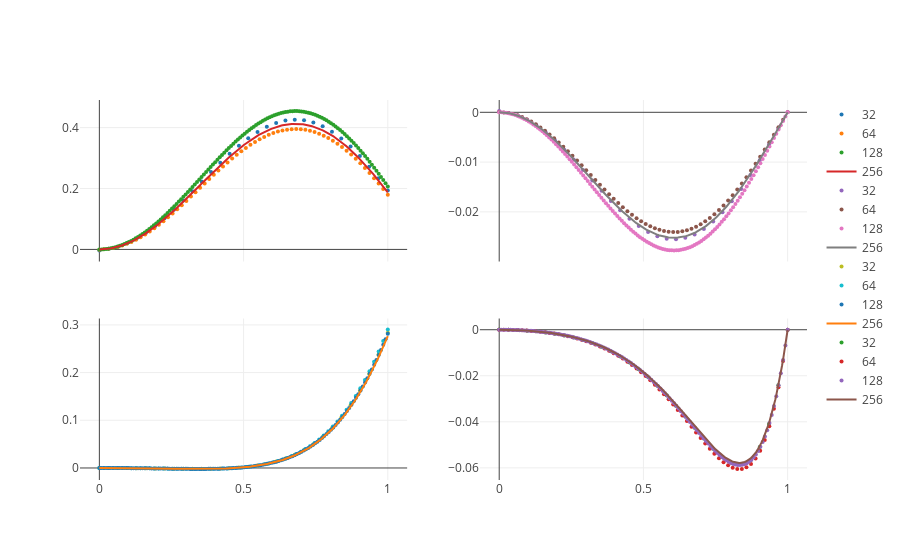

Notebook cell for this chart:
### Code cell
num_of_modes = 2
fig = plotly.subplots.make_subplots(rows=num_of_modes, cols=2,shared_xaxes='columns')
fig.update_layout(template=mode_template)
y_str = ['p_no_phase[Re]', 'p_no_phase[Im]']

for i in range(num_of_modes):
    for j in range(2):
        fig.add_trace(
            go.Scatter(
                x = mode_data_32[i]['Rad'],
                y = mode_data_32[i][y_str[j]],
                mode='markers',
                name = '32',
            ),
            row = i+1, col = j+1,

        )
        
        fig.add_trace(
            go.Scatter(
                x = mode_data_64[i]['Rad'],
                y = mode_data_64[i][y_str[j]],
                mode='markers', 
                name = '64',
            ),
            row = i+1, col = j+1,
        )
        fig.add_trace(
            go.Scatter(
                x    = mode_data_128[i]['Rad'],
                y    = mode_data_128[i][y_str[j]],
                mode ='markers', 
                name = '128',
            ),
            row = i+1, col = j+1,
        )
         
        fig.add_trace(
            go.Scatter(
                x    = mode_data_256[i]['Rad'],
                y    = mode_data_256[i][y_str[j]],
                mode = 'lines', 
                name = '256',
            ),
            row = i+1, col = j+1,
        )
        
fig.show()
